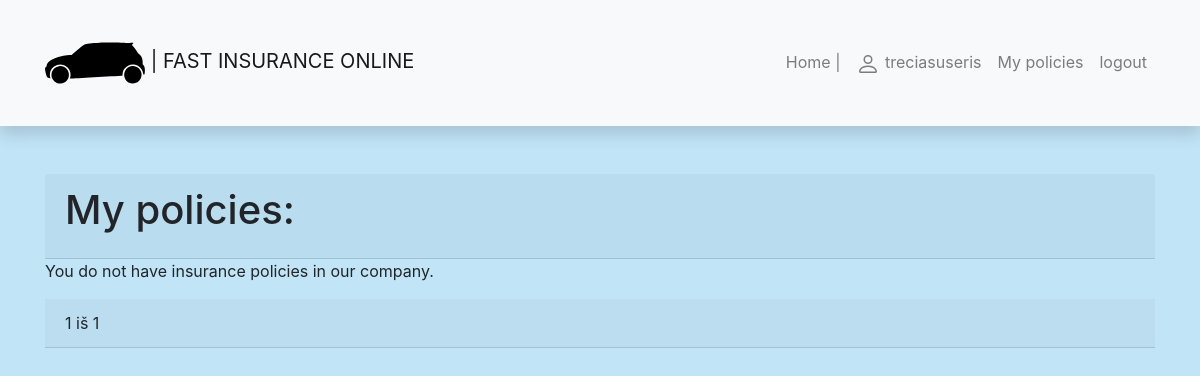
/insurance/my-policies/ (signed in), run on an earlier commit of the app's database.
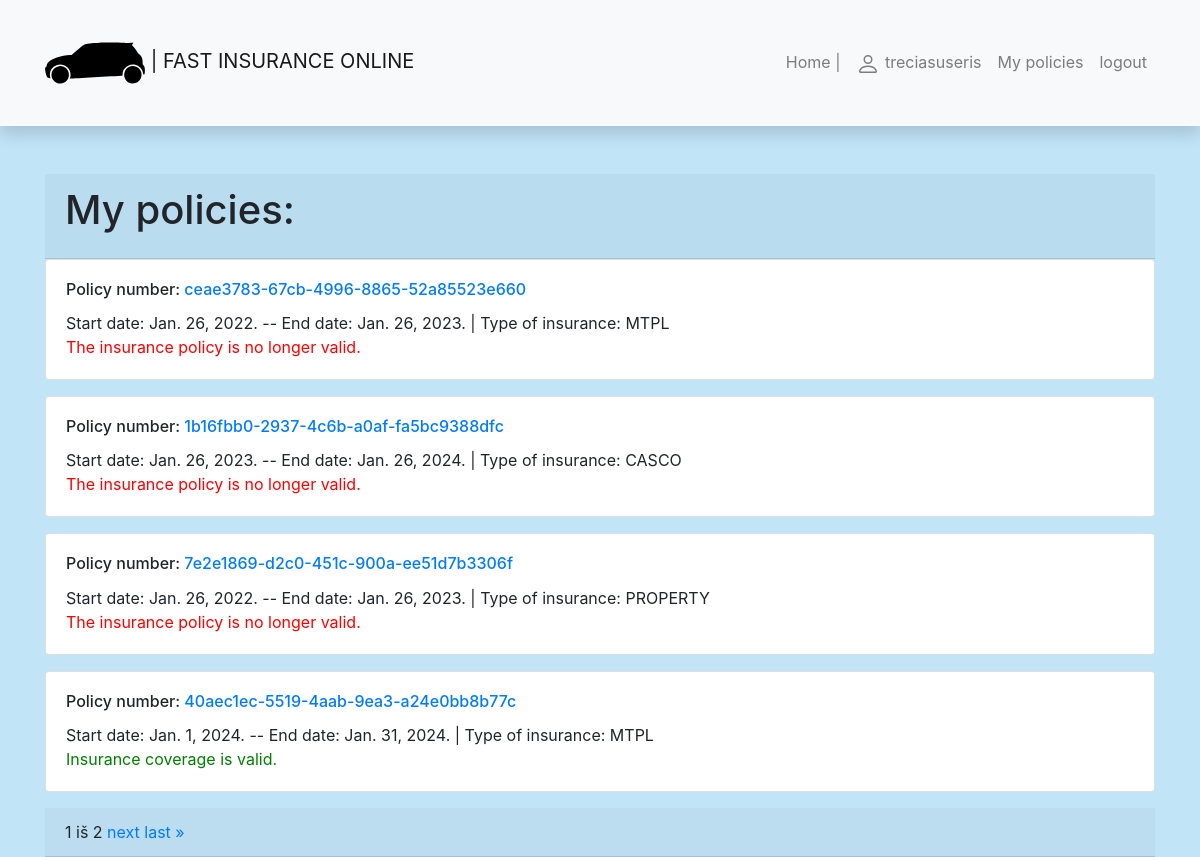
And on a later commit of the database.
### insurance/models.py (models this page shows, shortened)
class Policy(models.Model):
    policyholder = models.ForeignKey('Policyholder', related_name='policies', on_delete=models.SET_NULL, null=True,
                                     blank=True)
    policy_number = models.UUIDField(primary_key=True, default=uuid.uuid4, help_text="Unique policy number.")
    start_date = models.DateField()
    end_date = models.DateField()
    policy_duration = models.IntegerField(default=365)
    policy_type = models.CharField(max_length=255)
    insurance_premium = models.FloatField()

### insurance/views.py (the view)
# urls.py: path("my-policies/", views.PoliciesByUserListView.as_view(), name="my-policies"),
class PoliciesByUserListView(LoginRequiredMixin, generic.ListView):  # Subclass of the parent class ListView.
    model = Policy
    template_name = "user_policies.html"
    context_object_name = "policies_list"
    paginate_by = 4
    def get_queryset(self):
        user = self.request.user
        policyholder = Policyholder.objects.get(user=user)
        return Policy.objects.filter(policyholder=policyholder)  # We can add .order_by().
    def get_context_data(self, **kwargs):
        context = super().get_context_data(**kwargs)
        context["today"] = date.today()
        return context

### insurance/templates/user_policies.html (shortened to what this page needs)
{% extends "base.html" %}
{% block content %}
<div class="card-header">
    <h1 class="card-title">My policies:</h1>
</div>
{% if policies_list %}
{% for policy in policies_list %}
    <div class="card mb-3">
        <div class="card-body">
            <h6 class="card-title">Policy number: <a href="{% url 'policy-one' policy.policy_number %}">
                {{ policy.policy_number }}</a>
            </h6>
            <p class="card-text">Start date: {{policy.start_date}}. -- End date: {{policy.end_date}}.
            | Type of insurance: {{ policy.policy_type }}
            <br>
            {% if policy.end_date == policy.start_date %}
                <span style="color:red;">The insurance policy is not valid.</span>
            {% elif policy.end_date <= today %}
                <span style="color:red;">The insurance policy is no longer valid.</span>
            {% elif policy.start_date > today %}
                <span style="color:orange;">Insurance coverage has not yet started.</span>
            {% else %}
                <span style="color:green;">Insurance coverage is valid.</span>
            {% endif %}
            </p>
        </div>
    </div>
{% endfor %}
{% else %}
<p>You do not have insurance policies in our company.</p>
{% endif %}
<div class="card-header">
<div>
    <span>
        <span class="current">
            {{ page_obj.number }} iš {{ page_obj.paginator.num_pages }}
        </span>
        {% if page_obj.has_next%}
            <a href="?page={{ page_obj.next_page_number }}">next</a>
            <a href="?page={{ page_obj.paginator.num_pages }}">last &raquo;</a>
        {% endif %}
    </span>
</div>
</div>
{% endblock %}

### insurance/templates/base.html (shortened to what this page needs)
<!DOCTYPE html>
<html lang="en">
<head>
    <link
            rel="stylesheet"
            href="https://stackpath.bootstrapcdn.com/bootstrap/4.1.3/css/bootstrap.min.css"
    />
    <link
            rel="stylesheet"
            href="https://cdnjs.cloudflare.com/ajax/libs/font-awesome/4.7.0/css/font-awesome.min.css"
    />
    {% load static %}
    <link rel="stylesheet" href="{% static 'css/styles.css' %}"/>
</head>
<body>
<nav
        class="navbar navbar-expand-lg navbar-light bg-light static-top mb-5 shadow"
>
    <div class="container">
        <a class="navbar-brand" href="{% url 'index' %}">
            | FAST INSURANCE ONLINE</a>
        <div class="collapse navbar-collapse" id="navbarResponsive">
            <ul class="navbar-nav ml-auto">
                <li class="nav-item">
                    <a class="nav-link" href="{% url 'index' %}">Home |</a>
                </li>
                {% if user.is_authenticated %}
                <li class="nav-item"><a class="nav-link" href="{% url 'profile-url' %}">
                    {{ user }}</a></li>
                <li class="nav-item"><a class="nav-link" href="{% url 'my-policies' %}">My policies</a></li>
                <li class="nav-item"><a class="nav-link" href="{% url 'logout' %}?next=/insurance">logout</a>
                {% endif %}
            </ul>
        </div>
    </div>
</nav>
<div class="container">{% block content %}{% endblock %}</div>
</body>
</html>

### insurance/static/css/styles.css (style rules this page uses)
body { background-color: #c1e4f7; }

What changed in the data, as far as the page shows it:
added Policy: policy_number "ceae3783-67cb-4996-8865-52a85523e660", start_date "Jan. 26, 2022", end_date "Jan. 26, 2023", policy_type "MTPL", shows "The insurance policy is no longer valid."
added Policy: policy_number "1b16fbb0-2937-4c6b-a0af-fa5bc9388dfc", start_date "Jan. 26, 2023", end_date "Jan. 26, 2024", policy_type "CASCO", shows "The insurance policy is no longer valid."
added Policy: policy_number "7e2e1869-d2c0-451c-900a-ee51d7b3306f", start_date "Jan. 26, 2022", end_date "Jan. 26, 2023", policy_type "PROPERTY", shows "The insurance policy is no longer valid."
added Policy: policy_number "40aec1ec-5519-4aab-9ea3-a24e0bb8b77c", start_date "Jan. 1, 2024", end_date "Jan. 31, 2024", policy_type "MTPL", shows "Insurance coverage is valid."
Also different on the page:
{{ page_obj.paginator.num_pages }}: "1" → "2"
text no longer shown: "You do not have insurance policies in our company."
text now shown: "next last »"
